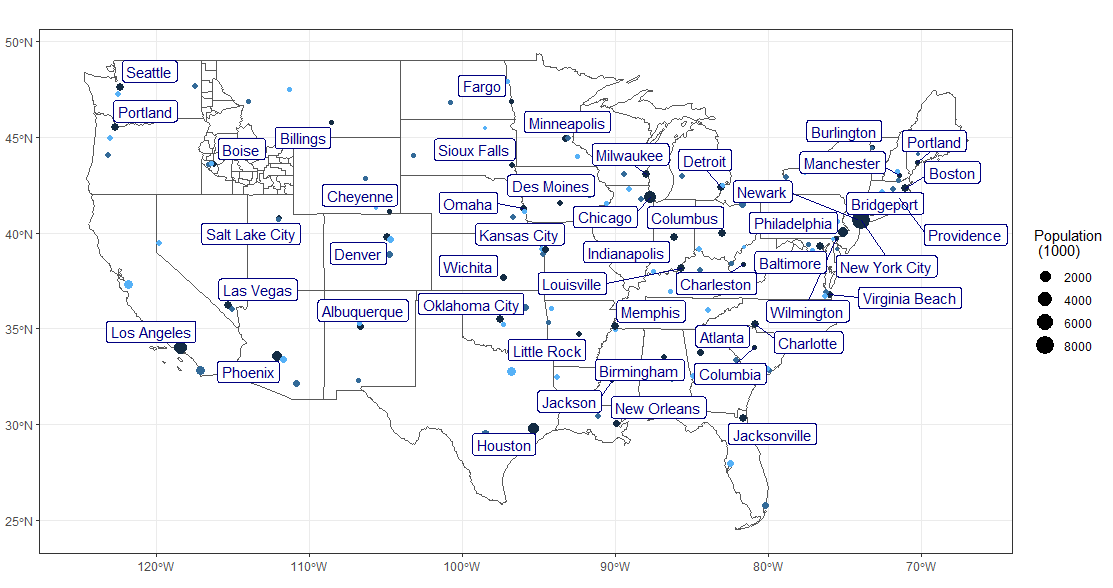

This chart was generated by the following R code:
library(tidyverse)
library(USAboundaries)
library(USAboundariesData)
library(ggrepel)
library(sf)
library(maps)
library(ggsflabel)

usa <- us_states()

usa <- usa %>%
  filter ( name != "Hawaii",
           name != "Alaska",
           name != "District of Columbia",
           name != "Puerto Rico")

id_counties <- us_counties(states = "ID")

cities <- us_cities()

top_3 <- cities %>%
  filter(state_name != "Hawaii",
         state_name != "Alaska",
         state_name != "District of Columbia")%>%
  group_by(state_name)%>%
    slice_max(order_by = population, n = 3) %>%
    mutate(rank = rank(-population))

top_city <- top_3 %>%
  filter(rank == 1)

top_city


ggplot()+
  geom_sf(data = usa, fill = NA)+
  geom_sf(data = id_counties, fill = NA)+
  geom_sf(data = top_3, mapping = aes(size = population/1000, color = rank)) +
  geom_sf_label_repel(data = top_city, mapping = aes(label = city), color = "navy blue")+
  theme_bw()+
  labs(x = NULL,
       y = NULL,
       size = "Population \n (1000)")+
  guides(color = FALSE)
  
